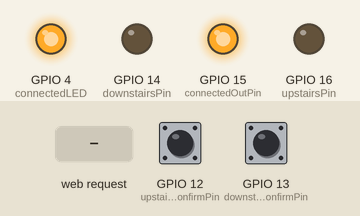
The sketch below on a simulated ESP8266 (NodeMCU). Shown: output pins drawn as LEDs (lit = HIGH). Inputs (shaded band) come from the test bench; at power-on: GPIO 12 (upstairsConfirmPin) LOW, GPIO 13 (downstairsConfirmPin) LOW. WiFi joins after 1.5 s; servers stay silent unless stated; what the sketch prints to the serial monitor is not drawn.

Above: at 6.8 s.
6.9 s: HTTP request GET /upstairs1 received
At 7.5 s:
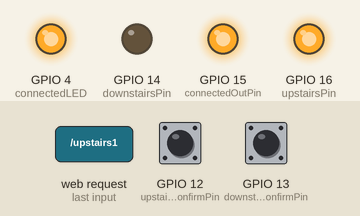
8.4 s: HTTP request GET /downstairs1 received
At 8.8 s:
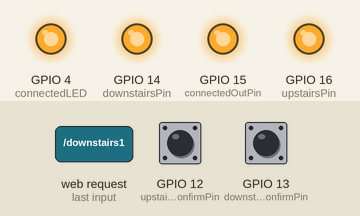
9.9 s: HTTP request GET /upstairs0 received
At 11.1 s:
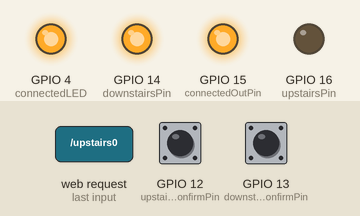
12.9 s: HTTP request GET /downstairs0 received
At 13.5 s:
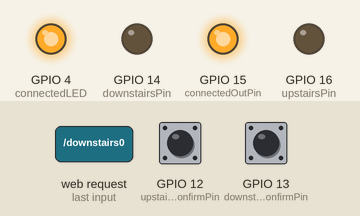
Timing chart, 0 to 15.9 s (numbered marks = the images above; inputs shaded):
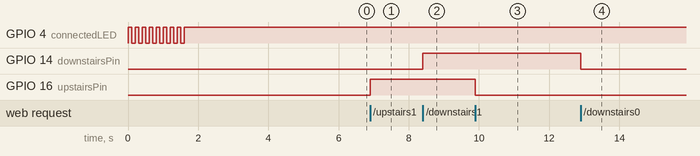

The sketch:

RPiHeatingESP8266StepperComms.ino
```cpp
#include <ESP8266WiFi.h>
#include <WiFiClient.h>
#include <ESP8266WebServer.h>
#include <SPI.h>

#define webEnable //enable over Web
#define tcpEnable //enable over TCP comment out if you have a preference.  Both will work at the start but once used will take priority

#define webserver 80
#define tcpserver 81
#define DEBUG //enable debug mode (serial out enabled on specific functions)
#define upstairsConfirmPin 12 //pin to confirm whether the valve is open or closed, once the arduino is finished it writes this as High
#define downstairsConfirmPin 13  //pin to confirm whether the valve is open or closed, once the arduino is finished it writes this as High
#define upstairsPin 16 //pin to send the instruction to open/close the upstairs valve to the arduino
#define downstairsPin 14 //pin to send the instruction to open/close the downstairs valve to the arduino
#define connectedLED 4 //LED to indicate whether connected to WiFi
#define connectedOutPin 15 //pin to signal to the arduino when the ESP is set up and connected to wifi.

const char* ssid     = "SSID";// Enter your Wifi name here
const char* password = "PASSWORD"; // Enter your Wifi Password Here
IPAddress ip(192, 168, 1, 242); //static IP address
IPAddress gateway(192, 168, 1, 1); //gateway
IPAddress subnet(255, 255, 0, 0);//subnet

boolean zones[2] = {false, false};
boolean alreadyConnected = false;
int status = WL_IDLE_STATUS;

const char* html = // this is the webpage served to the client

  "<!DOCTYPE html><html><head><meta http-equiv='X-UA-Compatible' content='IE=Edge'><meta charset='utf-8'><meta http-equiv='refresh' content='5'><title>Home Heating Zones</title>"
  "<script>function ResetWebpage(){if (window.location.href != 'http://#IPADDRESS/'){window.open ('http://#IPADDRESS/','_self',true)}};function setColor(buttonid, buttoncolor) {var property = document.getElementById(buttonid);if (count == 0) {property.style.backgroundColor = 'buttoncolor';}}</script>"
  "<style>#upon {height:200px; width:200px; font-size: 200%; text-align: center;color: #uponValue;background-color:grey;} #upoff {height:200px; width:200px; font-size: 200%; text-align: center;color: #upoffValue;background-color:grey;}#downon {height:200px; width:200px; font-size: 200%; text-align: center;color: #downonValue;background-color:grey;}#downoff {height:200px; width:200px; font-size: 200%; text-align: center;color: #downoffValue;background-color:grey;}</style>"
  "<body onload='ResetWebpage()'>"
  "<input type='button' id='upon' onclick=location.href='/upstairs1' value='Upstairs &#13;&#10; On' />"
  "<input type='button' id='upoff' onclick=location.href='/upstairs0' value='Upstairs &#13;&#10; Off' /></br>"
  "<input type='button' id='downon' onclick=location.href='/downstairs1' value='Downstairs &#13;&#10; On' />"
  "<input type='button' id='downoff' onclick=location.href='/downstairs0' value='Downstairs &#13;&#10; Off' />"
  "</body></html>";
ESP8266WebServer server(webserver);
WiFiServer server2(tcpserver);
long previousMillis = 0; // a long value to store the millis()
String IP; //IP address converted from type IPAddress to String to replace in HTML

void setup()
{
  Serial.begin(9600); //starts up Serial
  Serial.print("\n\r \n\rWorking to connect");
  pinMode(upstairsPin, OUTPUT);
  pinMode(downstairsPin, OUTPUT);
  pinMode(upstairsConfirmPin, INPUT);
  pinMode(downstairsConfirmPin, INPUT);
  pinMode(connectedLED, OUTPUT);
  pinMode(connectedOutPin, OUTPUT);
  WiFi.begin(ssid, password);//begin connection to wifi access point/router
  WiFi.config(ip, gateway, subnet); //sets the connection to static
  while (WiFi.status() != WL_CONNECTED) // Wait for connection
  {
    digitalWrite(connectedLED, HIGH);//blink the LED while connecting
    delay(100);//sets a delay to wait for the access point to create the connection
    Serial.print(".");//adds a dot for each half second that the connection is not established
    digitalWrite(connectedLED, LOW);
    delay(100);
  }
  digitalWrite(connectedLED, HIGH);
  //outputs the connection details to Serial
  Serial.print("Connected to "); //sends serial information about the connection
  Serial.println(ssid);
  Serial.print("IP address: ");
  Serial.println(WiFi.localIP());
  //confirms the IP address and saves it to a string to sub into the HTML
  IPAddress localIP = WiFi.localIP();
  IP = String(localIP[0]);
  IP += ".";
  IP += String(localIP[1]);
  IP += ".";
  IP += String(localIP[2]);
  IP += ".";
  IP += String(localIP[3]);

#if defined DEBUG
  Serial.print("IP as String: ");
  Serial.println(IP);
#endif

  server.on("/", handle_root); //when the page returned is "/" run the function 'handle_root()'
  server.on("/generate_204", handle_root);  //Android captive portal
  server.on("/upstairs0", handle_upstairsOff); //when the page requested is "upstairs0" run the function 'handle_upstairsOff'
  server.on("/upstairs1", handle_upstairsOn); //when the page requested is "upstairs1" run the function 'handle_upstairsOn'
  server.on("/downstairs0", handle_downstairsOff); //when the page requested is "downstairs0" run the function 'handle_downstairsOff'
  server.on("/downstairs1", handle_downstairsOn); //when the page requested is "downstairs1" run the function 'handle_downstairsOn'
  server.on("/status", handle_statusRequest); // when page "status" is requested run the function 'handle_statusRequest'

  server.onNotFound(handleNotFound); //when page not found
  server.begin();//begin the HTML server
  server2.begin();//begin the TCP server
  Serial.println("HTTP server started");
  delay(2000);
  zones[0] = digitalRead(upstairsConfirmPin);//read the confirm pin to find out if the valve is already open and save it to a boolean
  zones[1] = digitalRead(downstairsConfirmPin);//read the confirm pin to find out if the valve is already open and save it to a boolean
  digitalWrite(connectedOutPin, HIGH); //set the connected (and set up) pin high so the Arduino knows its good to go
  digitalWrite(upstairsPin, digitalRead(upstairsConfirmPin)); //write the pins to their current states
  digitalWrite(downstairsPin, digitalRead(downstairsConfirmPin)); //write the pins to their current states
  delay(2000);

}

void loop() {
  if (WiFi.status() != WL_CONNECTED) // if wifi is not connected at any point
  {
    digitalWrite(connectedLED, LOW); // turn off the Wifi Connected LED
    digitalWrite(connectedOutPin, LOW); // turn off the connected pin (let the arduino know we're not ready to go)
    ESP.reset();//reset and start again
  }

#if defined webEnable
  server.handleClient(); //handle the webpage
#endif
  zones[0] = digitalRead(upstairsConfirmPin);//set the boolean to the pin status for the webpage/status request
  zones[1] = digitalRead(downstairsConfirmPin);//set the boolean to the pin status for the webpage/status request
#if defined tcpEnable
  WifiTCPClientCheck();//TCP listen loop
#endif
}

void handle_root() {

#if defined DEBUG //if debug has been uncommented at the start of the script display the readouts below
  Serial.print("Args: "); //the number arguments in the webpage address
  Serial.println(server.args());
  Serial.print("ArgName1: ");//the name of the argument in the address
  Serial.println(server.argName(0));
  Serial.print("Arg1: "); //argument1
  Serial.println(server.arg(0));
  Serial.print("Arg2: ");//argument2
  Serial.println(server.arg(1));
  Serial.print("uri: ");//the webpage address
  Serial.println(server.uri());
  Serial.println("method");//the method - Post/Get
  Serial.println(server.method());
#endif

#if defined DEBUG
  Serial.println("Page served");
#endif
  String toSend = html;

  toSend.replace("#IPADDRESS", IP); //replace the "#IPADDRESS" in the HTML above with the string IP
  toSend.replace("#uponValue", zones[0] ? "red" : "black"); //replace the style code "#uponValue" with either red or black to indicate which status
  toSend.replace("#downonValue", zones[1] ? "red" : "black"); //same as above etc.
  toSend.replace("#upoffValue", zones[0] ? "black" : "red");
  toSend.replace("#downoffValue", zones[1] ? "black" : "red");

  server.send(200, "text/html", toSend); //send the html code to the client
  delay(500);//wait half a second after sending the data
}

void handleNotFound()
{
  Serial.print("\t\t\t\t URI Not Found: ");
  Serial.println(server.uri());
  server.send ( 200, "text/plain", "URI Not Found" );//send not found message

}

void handle_downstairsOff() {
  digitalWrite(downstairsPin, LOW);//turn the pin to low, the arduino will read this and turn the stepper accordingly
  zones[1] = false;//set the boolean to false
  Serial.println("GotDownstairsOff");
  handle_root();//handle root again to send the html with changes
}

void handle_downstairsOn() {
  digitalWrite(downstairsPin, HIGH);//turn the pin to high, the arduino will read this and turn the stepper accordingly
  zones[1] = true;//sets the boolean to true
  Serial.println("GotDownstairsOn");
  handle_root();//handle root again to send the html with changes
}

void handle_upstairsOff() {
  digitalWrite(upstairsPin, LOW);
  zones[0] = false;
  Serial.println("GotUpstairsOff");
  handle_root();//handle root again to send the html with changes
}
void handle_upstairsOn() {
  digitalWrite(upstairsPin, HIGH);
  zones[0] = true;
  Serial.println("GotUpstairsOn");
  handle_root();//handle root again to send the html with changes
}
void handle_statusRequest() {
  WiFiClient client = server2.available();//open up a new client (for TCP messages) on server2
  if (client.available())
  {
    String reply = "upstairs=";
    reply += String(digitalRead(upstairsConfirmPin));
    reply += " downstairs=";
    reply += String(digitalRead(downstairsConfirmPin));
    client.print(reply);//send the reply e.g. "upstairs=true downstairs=false"
  }

}
void WifiTCPClientCheck()
{
  WiFiClient client = server2.available();//open up a client for TCP messages on server2

  if (client) { //if there is a client
    if (!alreadyConnected) { // and if they are not already connected
      client.flush();//clear the client
      alreadyConnected = true; //set the client as already connected
    }
    while (client.connected()) {//while connected and available
      while (client.available()) {
        String req = client.readStringUntil('\r');//read until end of line
        Serial.println(req);//print the string that was received
        // client.flush();
        int val;//set up an integer to read a value
        if (req.indexOf("status") != -1)//if "status" is in the message
        {
          String reply = "upstairs=";
          reply += String(digitalRead(upstairsConfirmPin));
          reply += " downstairs=";
          reply += String(digitalRead(downstairsConfirmPin));
          client.print(reply);//send the status e.g. "upstairs=true downstairs=false"
        }
        else if (req.indexOf("upstairs1") != -1)//else if upstairs1 is in the message
        {
          digitalWrite(upstairsPin, HIGH);//write the pin as high for the arduino to read
          client.print("confirmed");//reply back that the instruction has been carried out
        }
        else if (req.indexOf("upstairs0") != -1)//else if upstairs0 is in the message
        {
          digitalWrite(upstairsPin, LOW);//write the pin as low for the arduino to read
          client.print("confirmed");//reply back that the instruction has been carried out
        }
        else if (req.indexOf("downstairs1") != -1)//same as above
        {
          digitalWrite(downstairsPin, HIGH);
          client.print("confirmed");
        }
        else if (req.indexOf("downstairs0") != -1)
        {
          digitalWrite(downstairsPin, LOW);
          client.print("confirmed");
        }
        else if (req.indexOf("HELLO WORLD") != -1)//test string (left in for a laugh)
        {
          client.println("Hello Back");
        }
        else {
          Serial.println("invalid request");//else stop
          client.stop();
          return;
        }
      }
    }
    client.flush();//clear the client
    delay(10);
    client.stop();//stop the client
    delay(10);


  }
}
```

Measured:
- after the input at 6.9 s, GPIO 16 (upstairsPin): LOW → HIGH at once
- after the input at 8.4 s, GPIO 14 (downstairsPin): LOW → HIGH at once
- after the input at 9.9 s, GPIO 16 (upstairsPin): HIGH → LOW at once
- after the input at 12.9 s, GPIO 14 (downstairsPin): HIGH → LOW at once
